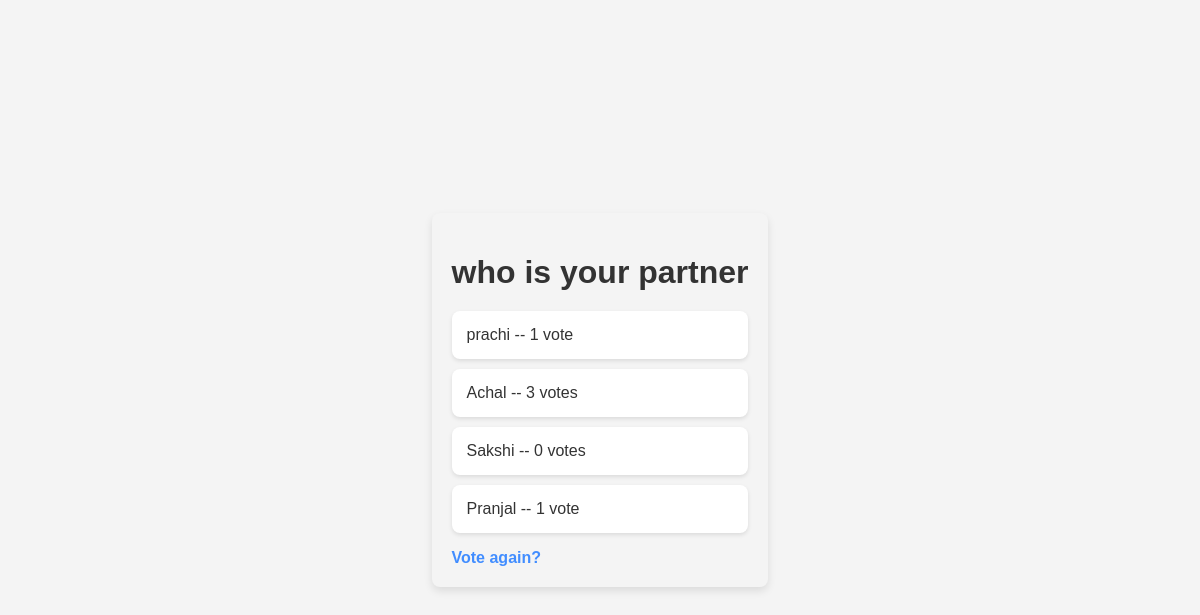
The app's page /6/results/, older data.
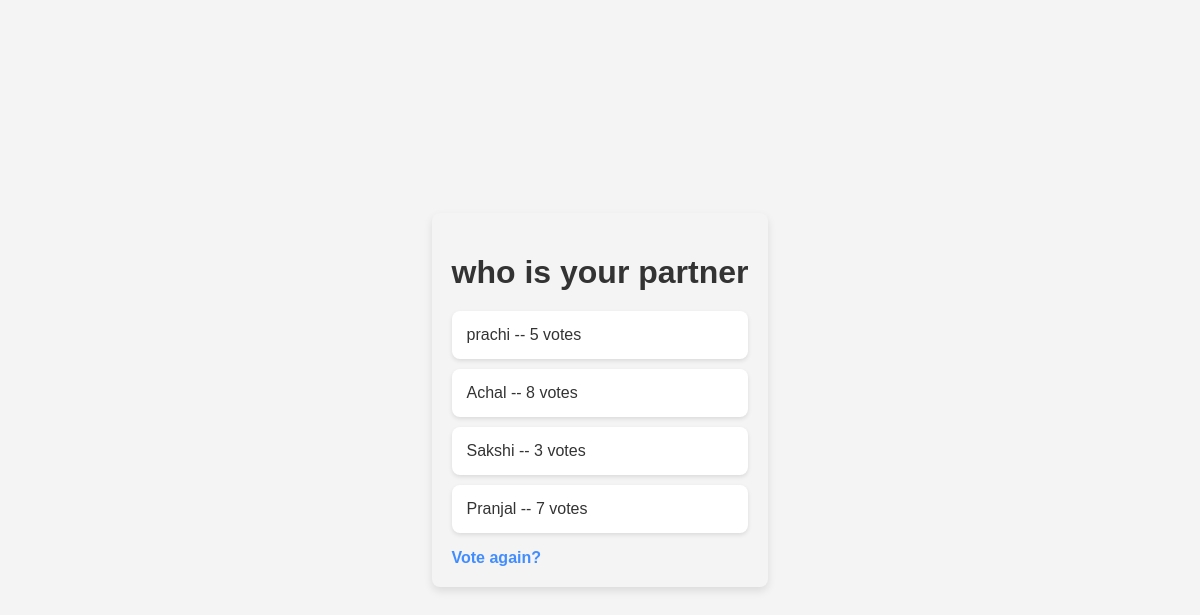
The same page, newer data.
### polls/models.py (models this page shows, shortened)
class Choice(models.Model):
    question = models.ForeignKey(Question, on_delete = models.CASCADE)
    choice_text = models.CharField(max_length=200)
    votes = models.IntegerField(default=0)

### polls/views.py (the view)
# urls.py: path("<int:question_id>/results/", views.results, name="results"),
def results(request, question_id):
    question = get_object_or_404(Question, pk=question_id)
    return render(request, "polls/results.html", {"question": question})

### polls/templates/polls/results.html (shortened to what this page needs)
<!DOCTYPE html>
<html lang="en">
<head>
</head>
<body>
    <div class="container">
        <h1>{{ question.question_text }}</h1>
        <ul>
            {% for choice in question.choice_set.all %}
                <li>{{ choice.choice_text }} -- {{ choice.votes }} vote{{ choice.votes|pluralize }}</li>
            {% endfor %}
        </ul>
        <a href="{% url 'polls:detail' question.id %}">Vote again?</a>
    </div>
</body>
</html>

Row changes from the older to the newer data that the page shows:
changed Choice "prachi": votes "1" → "5"
changed Choice "Achal": votes "3" → "8"
changed Choice "Sakshi": votes "0" → "3"
changed Choice "Pranjal": votes "1" → "7"
